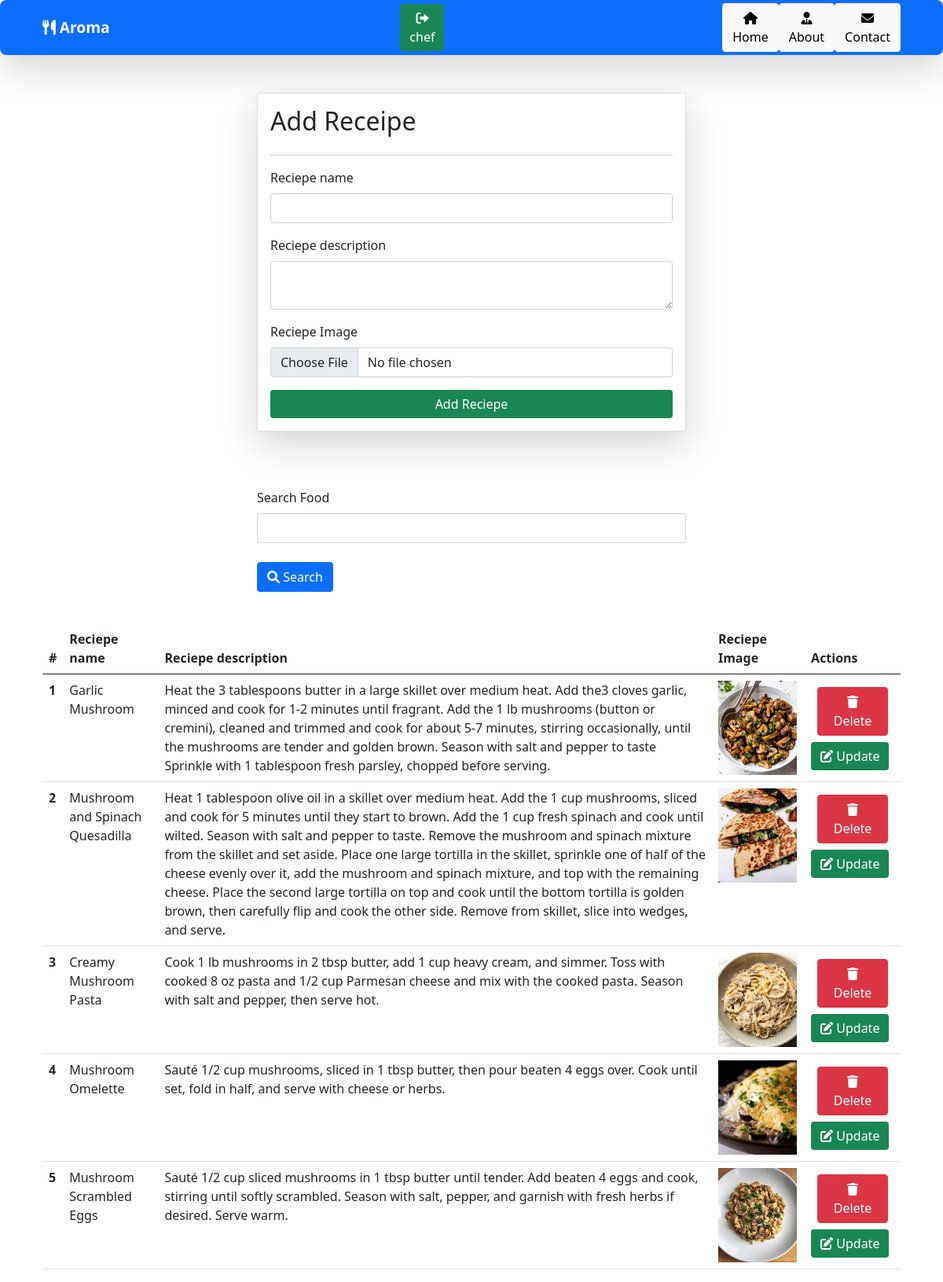
Screenshot of / (signed in) with the database file from the repository.
### dishes/models.py (models this page shows)
class Receipe(models.Model):
    user=models.ForeignKey(User,on_delete=models.SET_NULL,null=True,blank=True)
    receipe_name=models.CharField(max_length=100)
    receipe_description=models.TextField()
    receipe_image=models.ImageField(upload_to="receipe")

### dishes/views.py (the view, shortened to what this page needs)
# urls.py: path('',receipes,name="receipes"),
@login_required(login_url="/login/")
def receipes(request):
    queryset=Receipe.objects.all()
    if request.GET.get('search'):
        queryset=queryset.filter(receipe_name__icontains=request.GET.get('search'))
    context={'receipes':queryset}
    return render(request,'recipies.html',context)

### home/templates/recipies.html (shortened to what this page needs)
{% extends "base.html" %}
{% block start %}
<div class="container mt-5">
 <form class="col-6 mx-auto card p-3 shadow-lg" method="post" enctype="multipart/form-data">
   <h2>Add Receipe</h2>
   <hr>
   <div class="mb-3">
    <label for="exampleInputEmail1" class="form-label">Reciepe name</label>
    <input name="receipe_name" type="text" class="form-control">
   </div>
  <div class="mb-3">
   <label for="exampleInputPassword1" class="form-label">Reciepe description</label>
   <textarea class="form-control" name="receipe_description" ></textarea>
   </div>
   <div class="mb-3">
    <label for="exampleInputPassword1" class="form-label">Reciepe Image</label>
    <input name="receipe_image" type="file" class="form-control">
   </div>
   <button type="submit" class="btn btn-success">Add Reciepe</button>
      </form>
       <br>
  <div class="mt-5">
   <div class="mx-auto col-6">
    <form action="">
      <div class="mb-3">
       <label for="exampleInputEmail1" class="form-label">Search Food</label>
        <input name="search" type="text" class="form-control">
          <br>
          <button type="submit" class="btn btn-primary"><i class="fa-solid fa-magnifying-glass"></i> Search</button>
          </div>
          </form>
      </div>
      </div>
      <br>
      <table class="table">
        <thead>
          <tr>
            <th scope="col">#</th>
            <th scope="col">Reciepe name</th>
            <th scope="col">Reciepe description</th>
            <th scope="col">Reciepe Image</th>
            <th scope="col">Actions</th>
          </tr>
        </thead>
        <tbody>
            {% for reciepe in receipes%}
          <tr>
            <th scope="row">{{forloop.counter}}</th>
            <td>{{reciepe.receipe_name}}</td>
            <td>{{reciepe.receipe_description}}</td>
            <td>
                <img src="/media/{{reciepe.receipe_image}}"  class="recipe-image">
            </td>
            <td>
                <a href="/delete-reciepe/{{reciepe.id}}/" class="btn btn-danger m-2"><i class="fa-solid fa-trash"></i> Delete</a>
                <a href="/update-reciepe/{{reciepe.id}}/" class="btn btn-success"><i class="fa-solid fa-pen-to-square"></i> Update</a>
            </td>
          </tr>
          {%endfor%}
        </tbody>
      </table>
</div>
{% endblock %}

### home/templates/base.html (shortened to what this page needs)
{% load static %}
<!DOCTYPE html>
<html lang="en">
<head>
<link href="https://cdn.jsdelivr.net/npm/bootstrap@5.3.0/dist/css/bootstrap.min.css" rel="stylesheet">
<link rel="stylesheet" href="https://cdnjs.cloudflare.com/ajax/libs/font-awesome/6.6.0/css/fontawesome.min.css" />
<link rel="stylesheet" href="https://cdnjs.cloudflare.com/ajax/libs/font-awesome/6.0.0-beta3/css/all.min.css">
<link rel="stylesheet" href="https://stackpath.bootstrapcdn.com/bootstrap/5.1.0/css/bootstrap.min.css">
<link rel="stylesheet" href="{% static 'stylesheets/base.css' %}"/>
</head>
<body>
  <nav class="navbar p-1 bg-primary shadow-lg">
  <div class="container">
    <a class="navbar-brand text-white" href="/"><i class="fa-solid fa-utensils"></i> Aroma </a>
    {% if request.user.is_authenticated %}
    <a href="/logout/" class="btn btn-success"> <i class="fa-solid fa-right-from-bracket"></i><br> chef</a>
  {% else %}
    <a href="/login/" class="btn btn-success"><i class="fa-solid fa-user-shield"></i><br>logout</a>
  {% endif %}
  <div class="d-flex">
    <a href="/home/" class="btn btn-light "><i class="fas fa-house"></i><br> Home</a>
    <a href="/about/" class="btn btn-light"><i class="fa-solid fa-user-tie"></i><br> About</a>
    <a href="/contact/" class="btn btn-light" > <i class="fa-solid fa-envelope"></i> <br> Contact</a>
       </div></div>
    </nav>
    {% block start %}
    {% endblock %}
</body>
</html>

### home/static/stylesheets/base.css (style rules this page uses)
.navbar { border-radius: 0.5rem; }
.navbar-brand { font-size: 1.2rem; font-weight: bold; }
.btn-success { background-color: #198754; border: none; }

### home/templates/recipies.html (style rules this page uses)
.recipe-image { width: 100px; height: 120px; object-fit: cover; }

### rows the page displays
Receipe: receipe_name "Garlic Mushroom", receipe_description "Heat the 3 tablespoons butter in a large skillet over medium heat. Add the3 cloves garlic, minced and cook for 1-2 minutes until fragrant. Add the 1 lb mushrooms (button or cremini), cleaned and trimmed and cook for about 5-7 minutes, stirring occasionally, until the mushrooms are tender and golden brown. Season with salt and pepper to taste Sprinkle with 1 tablespoon fresh parsley, chopped before serving.", receipe_image (picture)
Receipe: receipe_name "Mushroom and Spinach Quesadilla", receipe_description "Heat 1 tablespoon olive oil in a skillet over medium heat. Add the 1 cup mushrooms, sliced and cook for 5 minutes until they start to brown. Add the 1 cup fresh spinach and cook until wilted. Season with salt and pepper to taste. Remove the mushroom and spinach mixture from the skillet and set aside. Place one large tortilla in the skillet, sprinkle one of half of the cheese evenly over it, add the mushroom and spinach mixture, and top with the remaining cheese. Place the second large tortilla on top and cook until the bottom tortilla is golden brown, then carefully flip and cook the other side. Remove from skillet, slice into wedges, and serve.", receipe_image (picture)
Receipe: receipe_name "Creamy Mushroom Pasta", receipe_description "Cook 1 lb mushrooms in 2 tbsp butter, add 1 cup heavy cream, and simmer. Toss with cooked 8 oz pasta and 1/2 cup Parmesan cheese and mix with the cooked pasta. Season with salt and pepper, then serve hot.", receipe_image (picture)
Receipe: receipe_name "Mushroom Omelette", receipe_description "Sauté 1/2 cup mushrooms, sliced in 1 tbsp butter, then pour beaten 4 eggs over. Cook until set, fold in half, and serve with cheese or herbs.", receipe_image (picture)
Receipe: receipe_name "Mushroom Scrambled Eggs", receipe_description "Sauté 1/2 cup sliced mushrooms in 1 tbsp butter until tender. Add beaten 4 eggs and cook, stirring until softly scrambled. Season with salt, pepper, and garnish with fresh herbs if desired. Serve warm.", receipe_image (picture)
